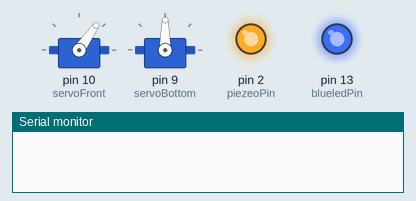
Simulated run of this sketch. Board: Arduino Uno, built with avr-gcc and run on an emulated ATmega328P. Parts: 2 × servo, output pins drawn as LEDs (lit = HIGH), the last lines printed to the serial monitor.

Above: at 0.05 s.
At 1.85 s:
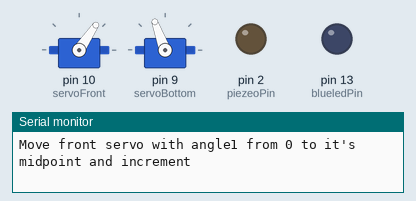
At 3.45 s:
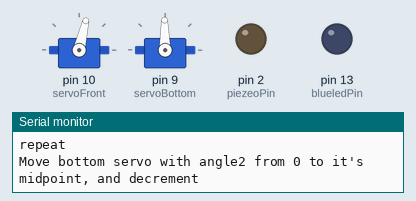
At 4.35 s:
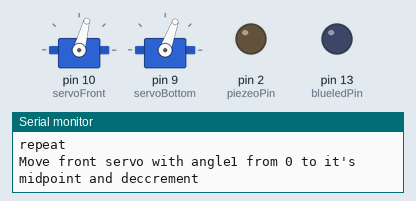
At 5.15 s:
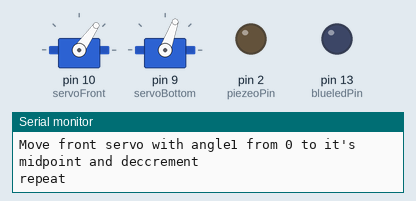
At 6.85 s:
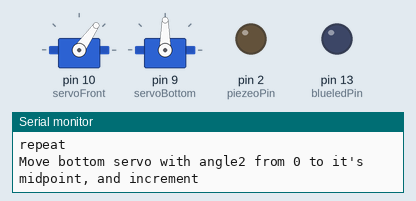
Timing chart, 0 to 9.0 s (numbered marks = the images above):
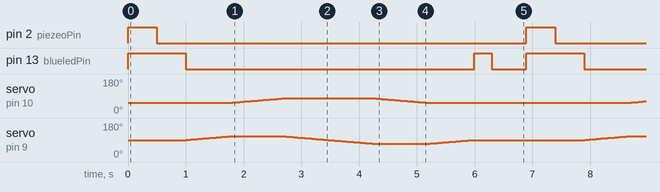

The sketch:

Insectbot_sketch_v2.ino
```cpp
/* /* Glenn's Insectbot
   DC Robotics Arduino and Electronics Workshop Dec 2013
   This insectbot uses 2 servos, 1 LED, 1 button, 1 Piezo, designed by Glenn Mossy, Maryland.

/***********************************************************
The Servo walking code is derived from code by ABDUL SATTAR,08ES25, MEHRAN UET, PAKISTAN
ARDUINO AND SERVO BASED WALKING ROBOT
MADE BY: ABDUL SATTAR,08ES25, MEHRAN UET, PAKISTAN
THIS IS ARDUINO CODE... FEEL FREE TO USE; BUT DONOT FORGET ACCREDITE IT TO ME.
FOUND AT: HOTRESISTOR.BLOGSPOT.COM
http://www.mediafire.com/download/aae1bcaqatokac4/_3_SERVO_ROBOT_V3+CODE.zip
*************************************************************/

#include <Servo.h>

Servo servoBottom;    // The bottom servo
Servo servoFront;     // The front servo

#define  frontmidPoint  55   // default 52   changes the midpoint position of both legs/servos, range(41,60)
#define  BottommidPoint  90  // default 85   changes the midpoint position of both legs/servos, range(65,90)
#define   angle    11        // default 11  larger number makes wide strokes on front servo, range (5,17)
#define   angle2   20        // default 20   larger numbers makes wider strokes bottom servo, range (15,28)
#define   servowait 40       // default 30  1 makes it shake crazy, larger numbers makes the stroke slow way down, range(10,50)

 int bottom_servo =     BottommidPoint;
 int front_servo = frontmidPoint;

 int first_run=0;

 // initialize the LED and Piezo
 int blueledPin = 13;            // initialize the pin that the led is on
 int heartbeat = 300;            // initialize a heartbeat rate
 int piezeoPin = 2;              // initialize the pin that the piezo is on

// initialize the HC_SR04 code derived from LED range indicator sketch.
int echoPin = 7;            // Echo Pin
int trigPin = 8;            // Trigger Pin
int maximumRange = 400;   // Maximum range needed
int minimumRange = 15;    // Minimum range needed, 2cm the spec min limit
long distance;            // Duration used to calculate distance

void setup()
{
    Serial.begin(9600);              // initialize the serial monitor for debugging!

  // setup the pins for the LEDs and Sound
  pinMode(blueledPin, OUTPUT);     // initialize the pin as output for the blue led
  pinMode(piezeoPin, OUTPUT);      //  initialize the pin as output for the piezeo

  // setup the pins for the ultrasonic distance sensor
   pinMode(trigPin, OUTPUT);
   pinMode(echoPin, INPUT);

  // setup both servos

 // servoLeft.attach(8);
 servoFront.attach(10);   // pin 10 is my front servo
 servoBottom.attach(9);  // pin 9 is the bottom servo

  // initialize the servo legs to the middle starting positions
 servoFront.write(frontmidPoint);       // The front servo
 // servoLeft.write(midPoint);
 servoBottom.write(BottommidPoint);      // right is my bottom servo

 //pinMode(13,OUTPUT);
 //pinMode(2,INPUT);
 // while(digitalRead(2)==0){}; ///////// WAIT FOR PIN 2  TO BE HIGH
 //digitalWrite(13,HIGH);
 //delay(1500);
 //digitalWrite(13,LOW);
 }

void loop()
 {


 //if (distance >= maximumRange || distance <= minimumRange){
 /* Send a negative number to computer and Turn LED ON
 to indicate "out of range" */
// Serial.println("-1");
 digitalWrite(blueledPin, HIGH);

 digitalWrite(piezeoPin, HIGH);   //turn the speaker on
 delay(500);                       //wait for half a second
 digitalWrite(piezeoPin, LOW);    //turn the speaker off
 delay(500);                       //wait for half a second
// }
// else {
 /* Send the distance to the computer using Serial protocol, and
 turn LED OFF to indicate successful reading. */
 Serial.println(distance);
 digitalWrite(blueledPin, LOW);
   walk_forward();         // make the insectbot walk forward

 //}


  // Sound and Lights!
  pulse_blue(heartbeat);          // Turn on the blue LED
  //piezeo_churp();               // churp the piezeo
  delay(heartbeat);

 }


 void walk_forward()
 {

  Serial.println("Move bottom servo with angle2 from 0 to it's midpoint, and increment");
  for(int i=0; i< angle2; i++)     // Move bottom servo with angle2 from 0 to it's midpoint
  {
    bottom_servo++;                 // increment the bottom servo position
    servoBottom.write(bottom_servo);
    delay(servowait);        // wait
  }

  Serial.println("Move front servo with angle1 from 0 to it's midpoint and increment");
  for(int i=0; i< angle; i++)     // Move front servo with angle1 from 0 to it's midpoint
  {
    front_servo++;                // increment the front servo position
    servoFront.write(front_servo);
    delay(servowait);              // wait
  }

  Serial.println("repeat");
  for(int i=0; i< angle; i++)      // Move front servo with angle1 from 0 to it's midpoint
  {
    front_servo++;                 // increment the front servo position
    servoFront.write(front_servo);
    delay(servowait);               // wait
  }

  Serial.println("Move bottom servo with angle2 from 0 to it's midpoint, and decrement");
  for(int i=0;i< angle2; i++)         // Move bottom servo with angle2 from 0 to it's midpoint
  {
    bottom_servo--;                   // decrement the bottom servo position
    servoBottom.write(bottom_servo);
    delay(servowait);                 // wait
  }
  Serial.println("repeat");
  for(int i=0; i< angle2; i++)         // Move bottom servo with angle2 from 0 to it's midpoint
  {
    bottom_servo--;                    // decrement the bottom servo position
    servoBottom.write(bottom_servo);
    delay(servowait);                  // wait
  }

  Serial.println("Move front servo with angle1 from 0 to it's midpoint and deccrement");
  for(int i=0; i < angle; i++)           // Move front servo with angle1 from 0 to it's midpoint
  {
    front_servo--;                       // decrement the front servo position
    servoFront.write(front_servo);
    delay(servowait);                    // wait
  }

  Serial.println("repeat");
  for(int i=0;i< angle; i++)               // Move front servo with angle1 from 0 to it's midpoint
  {
    front_servo--;                         // decrement the front servo position
    servoFront.write(front_servo);
    delay(servowait);                       // wait
  }

   Serial.println("Move bottom servo with angle2 from 0 to it's midpoint, and increment");
   for(int i=0; i< angle2; i++)               // Move bottom servo with angle2 from 0 to it's midpoint
  {
    bottom_servo++;                           // increment the bottom servo position
    servoBottom.write(bottom_servo);
    delay(servowait);                         // wait
  }

 }


long geteyes(long distance)
 {

long duration; // Duration used to calculate distance

/* The following trigPin/echoPin cycle is used to determine the
 distance of the nearest object by bouncing soundwaves off of it. */
 digitalWrite(trigPin, LOW);
 delayMicroseconds(2);

 digitalWrite(trigPin, HIGH);
 delayMicroseconds(10);

 digitalWrite(trigPin, LOW);
 duration = pulseIn(echoPin, HIGH);

 //Calculate the distance (in cm) based on the speed of sound.
 distance = duration/58.2;
 return distance;
 }

void pulse_blue(int heartbeat)
{
  digitalWrite(blueledPin, HIGH);
  delay(heartbeat);
  digitalWrite(blueledPin, LOW);
  delay(heartbeat);
}


void piezeo_churp()
{
   int x = 25;
  for (x= 25; x < 35; x++) {
  digitalWrite(piezeoPin, HIGH);
  delay(x+25);
  digitalWrite(piezeoPin, LOW);
  delay(x);
  }

}
```

Measured:
- by itself, pin 2 (piezeoPin): alternates HIGH for 0.50 s and LOW for 6.4 s
- by itself, pin 13 (blueledPin): repeats every 6.9 s: LOW 5.0 s, HIGH 0.30 s, LOW 0.60 s, HIGH 1.0 s
